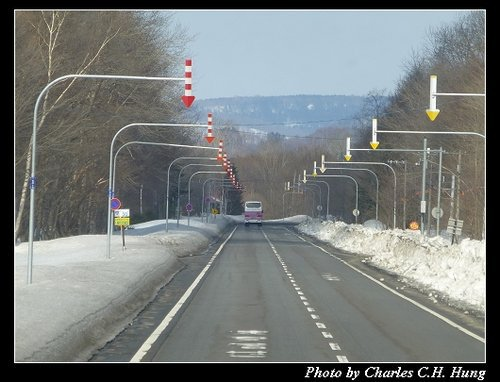
#> input picture Day0218車牌辨識/carNegative_sr/104. 1387351372-3558017020.jpg, 500 x 382 px; its folder holds only this picture in this run
$ python resize_gray.py   (older library calls are emulated)
#> lines starting #> are read from the running program, lines starting #| are printed output that depends on the picture
def emptydir(dirname):
    if os.path.isdir(dirname):
        shutil.rmtree(dirname)
        sleep(2)
    os.mkdir(dirname)

import PIL
from PIL import Image
import glob
import shutil, os
from time import sleep

myfiles = glob.glob("carNegative_sr/*.JPG")
emptydir('carNegative')
print('開始轉換尺寸及灰階!')
for i ,f in enumerate(myfiles):
    img = Image.open(f)
#> img is the input picture: PIL image 500x382 RGB; mean R, G, B 118.7, 123.3, 122.2
    img_new = img.resize((500, 375), PIL.Image.ANTIALIAS)
    img_new = img_new.convert('L')
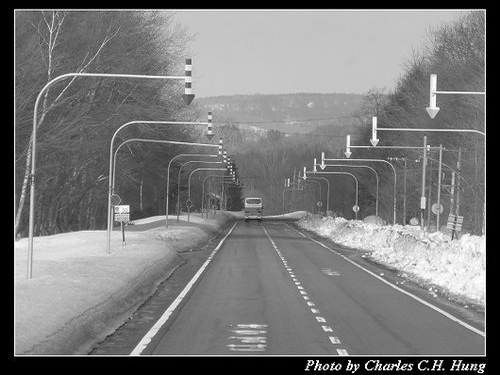
#> img_new: PIL image 500x375 L; min 0, max 255, mean 121.8
    outname = str("negGray") + str('{:0>3d}').format(i+1) + '.jpg'
    img_new.save('carNegative/' + outname)

print('轉換尺寸及灰階結束!')

$ run again, on Day0218車牌辨識/carNegative_sr/12. d675701.jpg
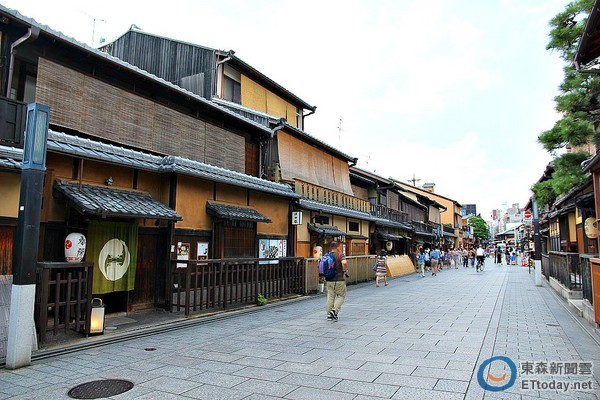
#> input picture Day0218車牌辨識/carNegative_sr/12. d675701.jpg, 600 x 400 px
#> img is the input picture: PIL image 600x400 RGB; mean R, G, B 142.2, 144.9, 143.8
#> `img_new = img.resize((500, 375), PIL.Image.ANTIALIAS)`:
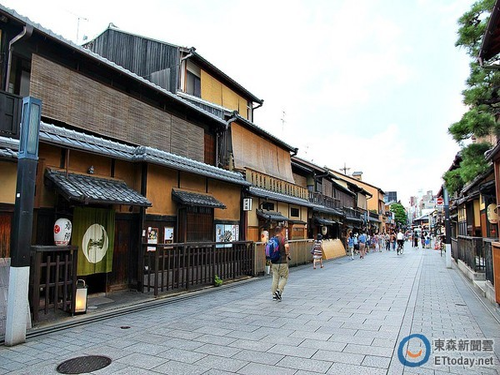
#> img_new: PIL image 500x375 RGB; mean R, G, B 142.2, 144.9, 143.8
#> `img_new = img_new.convert('L')`:
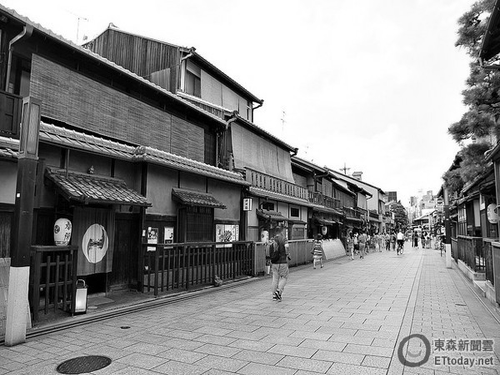
#> img_new: PIL image 500x375 L; min 0, max 255, mean 143.9

$ run again, on Day0218車牌辨識/carNegative_sr/120. 1546081204_24998.jpg
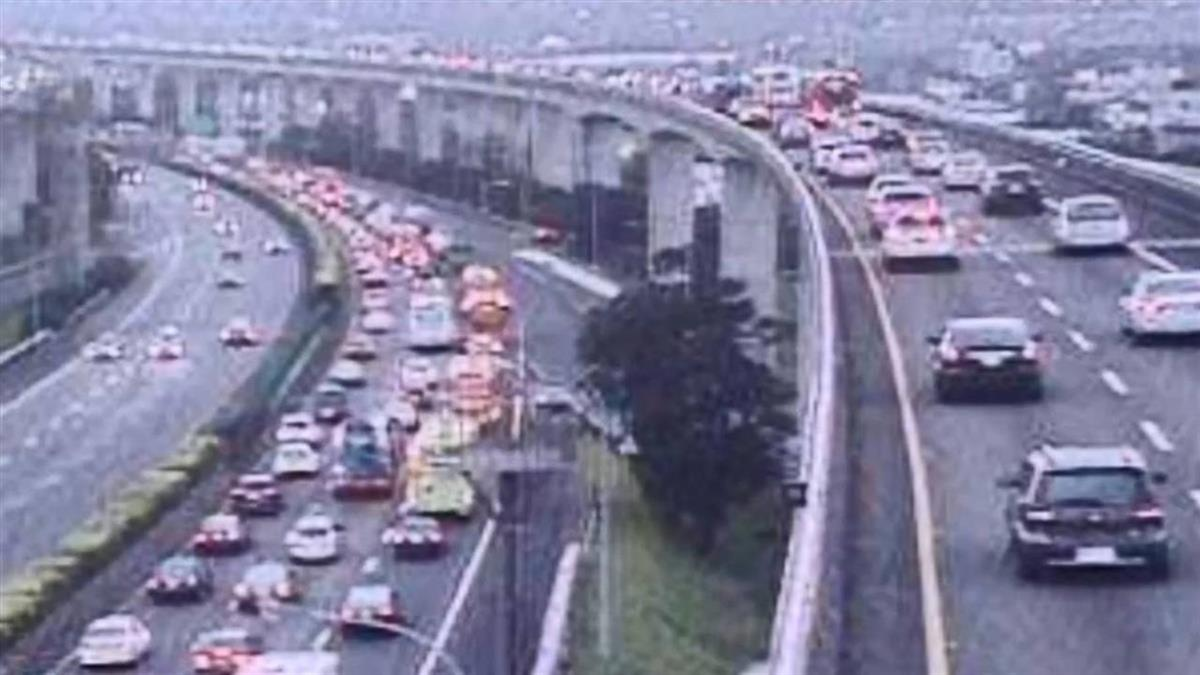
#> input picture Day0218車牌辨識/carNegative_sr/120. 1546081204_24998.jpg, 1200 x 675 px
#> img is the input picture: PIL image 1200x675 RGB; mean R, G, B 131.3, 129.4, 158.7
#> `img_new = img.resize((500, 375), PIL.Image.ANTIALIAS)`:
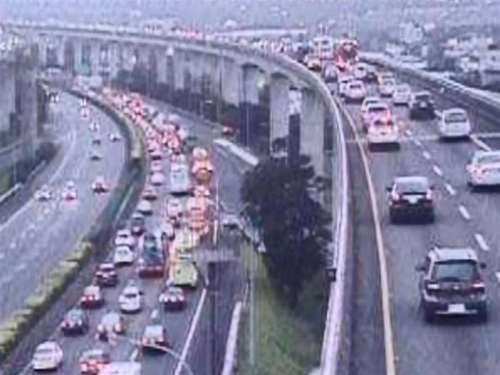
#> img_new: PIL image 500x375 RGB; mean R, G, B 131.3, 129.4, 158.7
#> `img_new = img_new.convert('L')`:
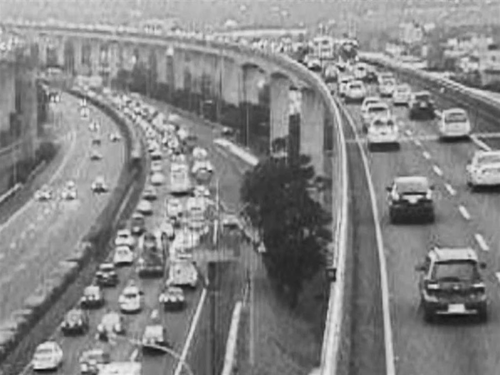
#> img_new: PIL image 500x375 L; min 11, max 241, mean 133.3

$ run again, on Day0218車牌辨識/carNegative_sr/125. dsc00212-1000x620.jpg
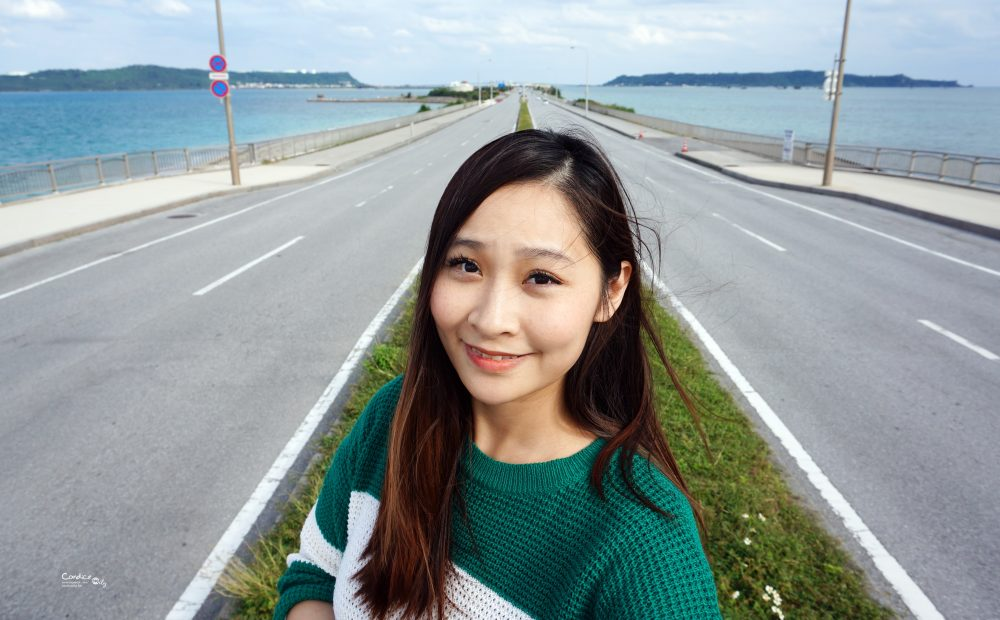
#> input picture Day0218車牌辨識/carNegative_sr/125. dsc00212-1000x620.jpg, 1000 x 620 px
#> img is the input picture: PIL image 1000x620 RGB; mean R, G, B 145.2, 155.1, 156.1
#> `img_new = img.resize((500, 375), PIL.Image.ANTIALIAS)`:
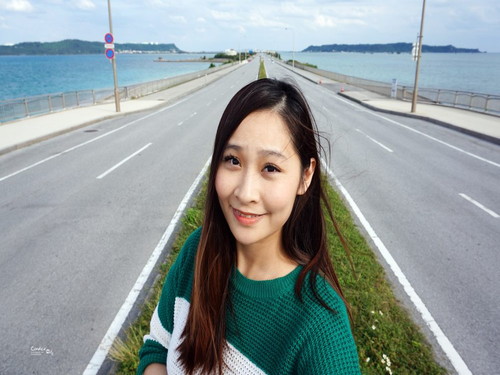
#> img_new: PIL image 500x375 RGB; mean R, G, B 145.3, 155.1, 156.1
#> `img_new = img_new.convert('L')`:
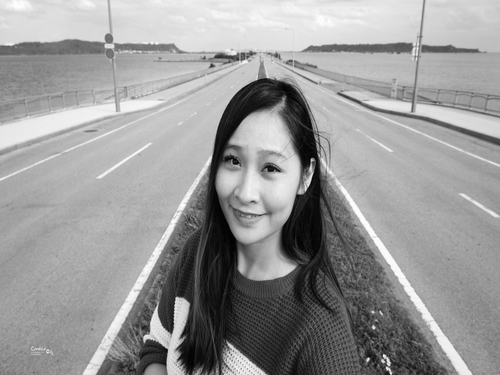
#> img_new: PIL image 500x375 L; min 1, max 254, mean 152.3

$ run again, on Day0218車牌辨識/carNegative_sr/11. 250px-the_cloister_shanghai.jpg
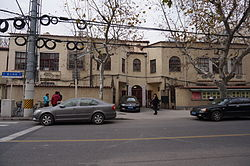
#> input picture Day0218車牌辨識/carNegative_sr/11. 250px-the_cloister_shanghai.jpg, 250 x 166 px
#> img is the input picture: PIL image 250x166 RGB; mean R, G, B 110.6, 103.1, 101.4
#> `img_new = img.resize((500, 375), PIL.Image.ANTIALIAS)`:
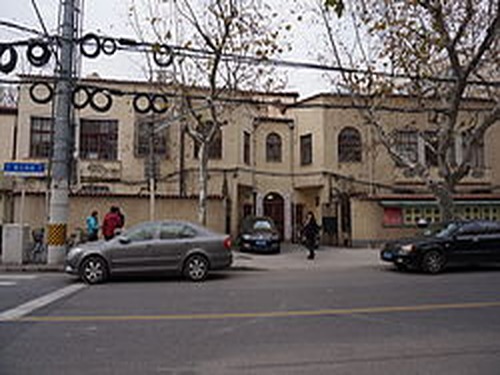
#> img_new: PIL image 500x375 RGB; mean R, G, B 110.6, 103.1, 101.4
#> `img_new = img_new.convert('L')`:
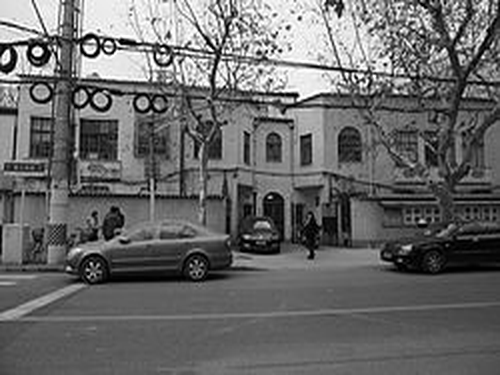
#> img_new: PIL image 500x375 L; min 0, max 255, mean 105.1
